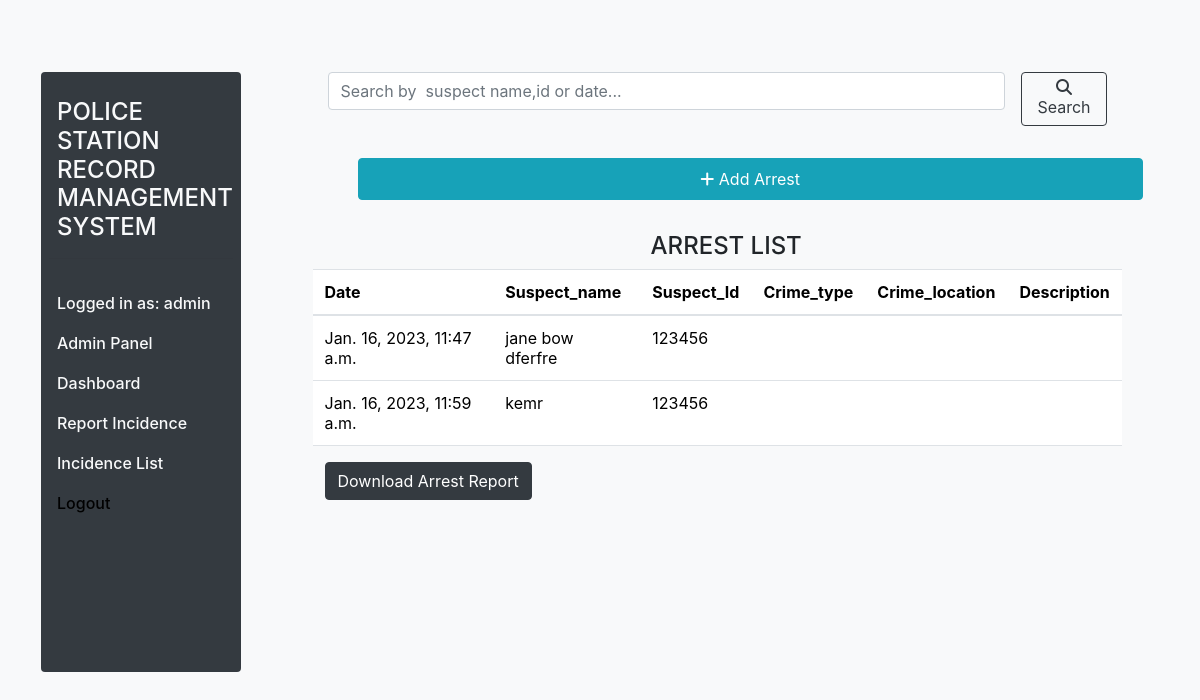
Page /arrest/list (signed in) on the committed database.
### records/models.py (models this page shows)
class Arrest(models.Model):
    incidence = models.ForeignKey(Report, on_delete=models.CASCADE,blank=False, default=1)
    arrest_id = models.UUIDField(default=uuid.uuid4, editable=False, unique=True)
    suspect_name = models.CharField(max_length=100)
    suspect_id = models.IntegerField(max_length=8)
    date = models.DateTimeField(auto_now_add=True)

### records/views.py (the view)
# urls.py: path('arrest/list', views.arrest_list, name='arrest_list'),
@login_required(login_url='login')
def arrest_list(request):
    q = request.GET.get('q') if request.GET.get('q') != None else ''
    arrest_list = Arrest.objects.filter(
        Q(suspect_id__icontains=q) |
        Q(suspect_name__icontains=q) |
        Q(date__icontains=q)
    )
    context = {
        'arrest_list': arrest_list,
    }
    return render(request, 'records/arrest_list.html', context)

### records/templates/records/arrest_list.html (shortened to what this page needs)
{% extends 'records/base.html' %} {% load crispy_forms_tags%}
    {% block content %}
    <div class="row">
        <div class="col-md-3 ">
            {% include 'records/sidebar.html'%}
        </div>
        <div class="col-md-8 mt-5">
                <form class="d-flex" method="GET">
                    <input class="form-control me-2" type="text" name="q" placeholder="Search by  suspect name,id or date..." aria-label="Search">
                    <button class="btn btn-outline-dark search ml-2" type="submit"><i class="fa-solid fa-magnifying-glass"></i>Search </button>
                </form>
            <div class="row">
                <div class="row">
                    <a href="{% url 'add_report'%}" class="btn btn-info m-3 ml-5 p-2"><i class="fa fa-plus"></i> Add Arrest</a>
                    <h4 class="text-center ml-4 mt-3">ARREST LIST</h4>
                </div>
                <table class="table  p-2 jumbortron">
                    <thead>
                        <tr>
                            <th scope="col">Date</th>
                            <th scope="col">Suspect_name</th>
                            <th scope="col">Suspect_Id</th>
                            <th scope="col">Crime_type</th>
                            <th scope="col">Crime_location</th>
                            <th scope="col">Description</th>
                        </tr>
                    </thead>
                    <tbody>
                        {% for arrest_list in arrest_list %}
                        <tr>
                            <td scope="row">{{arrest_list.date}}</td>
                            <td scope="row">{{arrest_list.suspect_name}}</td>
                            <td scope="row">{{arrest_list.suspect_id}}</td>
                            <td scope="row">{{arrest_list.crime_type}}</td>
                            <td scope="row">{{arrest_list.crime_location}}</td>
                            <td scope="row">{{arrest_list.description}}</td>
                        </tr>
                     {% empty %}
                     <div class="alert alert-info text-dark m-l ml-4 ">
                         <p class="text-center">Sorry No record available!!</p>
                     </div>
                        {% endfor%}
                    </tbody>
                    </table>
                    <div class="download">
                        <a href="{% url 'arrest-download' %}" class="btn btn-dark">Download Arrest Report</a>
                    </div>
              </div>
        </div>
    </div>
    {% endblock content %}

### records/templates/records/sidebar.html (shortened to what this page needs)
{% extends 'records/base.html'%}
{% load crispy_forms_tags %}
{% block content%}
<div class="row">
    <nav id="sidebarMenu" class="col-md-3 col-lg-2 d-md-block bg-light sidebar collapse m-1 p-1" style="position: fixed; margin-top:30px;">
        <div class="position-sticky pt-3">
          <nav>
    <div class="col-md-2 position-fixed bg-dark text-light p-2 rounded sidebar" data-spy="scroll" data-target="#main" style="min-height:600px;" id="sticky-sidebar">
        <a class="navbar-brand" href="#">  {% load static %}
            </a>
        <div>
            <h4 class="m-2">POLICE STATION RECORD MANAGEMENT SYSTEM</h4>
            <hr class="text-info">
        </div>
            <div class="d-flex flex-column flex-shrink-1 text-black  p-2 position-sticky collapse mt-1" id="sidebar" style="width: 280px; position:fixed;">
                <ul class="navbar-nav">
                    <li class="nav-item">
                        {% if user.is_superuser %}
                        <a href="{% url 'home'%}" class="nav-link text-light disabled"> Logged in as: {{user.username}}</a>
                        <a href="/admin" class="nav-link text-light"> Admin Panel</a>
                        <a href="{% url 'home'%}" class="nav-link text-light"> Dashboard</a>
                        <a href="{% url 'add_report' %}" class="nav-link text-light"> Report Incidence</a>
                        <a href="{% url 'report_list' %}" class="nav-link text-light"> Incidence List</a>
                        <a class="nav-link mr-o" href="{% url 'logout'%}">Logout</a>
{% endif %}
                    </li>
                </ul>
            </div>
        </nav>
    </div>
</div>
{% endblock content%}

### records/static/records/dashboard.css (style rules this page uses)
body { font-size: .875rem; }
.sidebar { position: fixed; z-index: 100; }
.sidebar .nav-link { font-weight: 500; }

### rows in the picture
Arrest: date "Jan. 16, 2023, 11:47 a.m.", suspect_name "jane bow dferfre", suspect_id "123456"
Arrest: date "Jan. 16, 2023, 11:59 a.m.", suspect_name "kemr", suspect_id "123456"

### other values in the picture
{{ user.username }} "admin"
